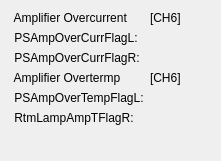
      <widget class="QWidget" name="formLayoutWidget_4">
       <property name="geometry">
        <rect>
         <x>710</x>
         <y>410</y>
         <width>221</width>
         <height>161</height>
        </rect>
       </property>
       <layout class="QFormLayout" name="formLayout_4">
        <item row="0" column="0">
         <widget class="QLabel" name="label_114">
          <property name="text">
           <string> Amplifier Overcurrent</string>
          </property>
         </widget>
        </item>
        <item row="0" column="1">
         <widget class="QLabel" name="label_155">
          <property name="text">
           <string>[CH6]</string>
          </property>
         </widget>
        </item>
        <item row="1" column="0">
         <widget class="QLabel" name="label_115">
          <property name="text">
           <string> PSAmpOverCurrFlagL:</string>
          </property>
         </widget>
        </item>
        <item row="1" column="1">
         <widget class="PyDMLabel" name="PyDMLabel_109">
          <property name="palette">
           <palette>
            <active>
             <colorrole role="Text">
              <brush brushstyle="SolidPattern">
               <color alpha="255">
                <red>0</red>
                <green>0</green>
                <blue>0</blue>
               </color>
              </brush>
             </colorrole>
             <colorrole role="PlaceholderText">
              <brush brushstyle="SolidPattern">
               <color alpha="128">
                <red>78</red>
                <green>154</green>
                <blue>6</blue>
               </color>
              </brush>
             </colorrole>
            </active>
            <inactive>
             <colorrole role="Text">
              <brush brushstyle="SolidPattern">
               <color alpha="255">
                <red>0</red>
                <green>0</green>
                <blue>0</blue>
               </color>
              </brush>
             </colorrole>
             <colorrole role="PlaceholderText">
              <brush brushstyle="SolidPattern">
               <color alpha="128">
                <red>78</red>
                <green>154</green>
                <blue>6</blue>
               </color>
              </brush>
             </colorrole>
            </inactive>
            <disabled>
             <colorrole role="Text">
              <brush brushstyle="SolidPattern">
               <color alpha="255">
                <red>190</red>
                <green>190</green>
                <blue>190</blue>
               </color>
              </brush>
             </colorrole>
             <colorrole role="PlaceholderText">
              <brush brushstyle="SolidPattern">
               <color alpha="128">
                <red>0</red>
                <green>0</green>
                <blue>0</blue>
               </color>
              </brush>
             </colorrole>
            </disabled>
           </palette>
          </property>
          <property name="toolTip">
           <string/>
          </property>
          <property name="alarmSensitiveContent" stdset="0">
           <bool>false</bool>
          </property>
          <property name="channel" stdset="0">
           <string>SI-22:DI-FOFBCtrl:PSAmpOverCurrFlagLCH6-Sts</string>
          </property>
         </widget>
        </item>
        <item row="2" column="0">
         <widget class="QLabel" name="label_116">
          <property name="text">
           <string> PSAmpOverCurrFlagR:</string>
          </property>
         </widget>
        </item>
        <item row="2" column="1">
         <widget class="PyDMLabel" name="PyDMLabel_110">
          <property name="toolTip">
           <string/>
          </property>
          <property name="channel" stdset="0">
           <string>SI-22:DI-FOFBCtrl:PSAmpOverCurrFlagRCH6-Sts</string>
          </property>
         </widget>
        </item>
        <item row="3" column="0">
         <widget class="QLabel" name="label_118">
          <property name="text">
           <string> Amplifier Overtermp</string>
          </property>
         </widget>
        </item>
        <item row="3" column="1">
         <widget class="QLabel" name="label_156">
          <property name="text">
           <string>[CH6]</string>
          </property>
         </widget>
        </item>
        <item row="4" column="0">
         <widget class="QLabel" name="label_119">
          <property name="text">
           <string> PSAmpOverTempFlagL:</string>
          </property>
         </widget>
        </item>
        <item row="4" column="1">
         <widget class="PyDMLabel" name="PyDMLabel_111">
          <property name="toolTip">
           <string/>
          </property>
          <property name="channel" stdset="0">
           <string>SI-22:DI-FOFBCtrl:PSAmpOverTempFlagLCH6-Sts</string>
          </property>
         </widget>
        </item>
        <item row="5" column="0">
         <widget class="QLabel" name="label_120">
          <property name="text">
           <string> RtmLampAmpTFlagR:</string>
          </property>
         </widget>
        </item>
        <item row="5" column="1">
         <widget class="PyDMLabel" name="PyDMLabel_112">
          <property name="toolTip">
           <string/>
          </property>
          <property name="channel" stdset="0">
           <string>SI-22:DI-FOFBCtrl:PSAmpOverTempFlagRCH6-Sts</string>
          </property>
         </widget>
        </item>
       </layout>
      </widget>
